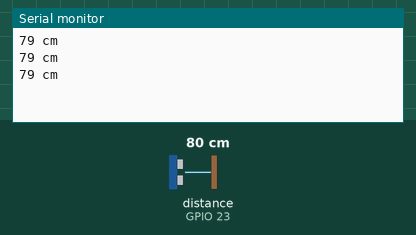
The sketch below on a simulated ESP32. On the bench: the last lines printed to the serial monitor. Wiring (inferred from the names in the program): ultrasonic range finder: trigger GPIO 22; echo GPIO 23. Inputs (shaded band) come from the test bench; at power-on: distance to the obstacle (sensor on GPIO 23) 80 cm. The echo pulse lasts 58.3 µs per cm.

Above: at 1.8 s.
1.9 s: distance to the obstacle (sensor on GPIO 23) set to 2 cm
At 2.4 s:
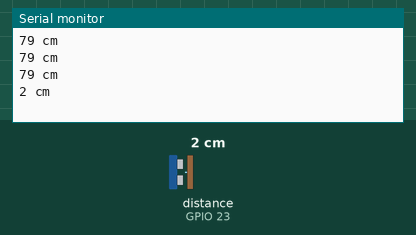
3.4 s: distance to the obstacle (sensor on GPIO 23) set to 4 cm
At 3.9 s:
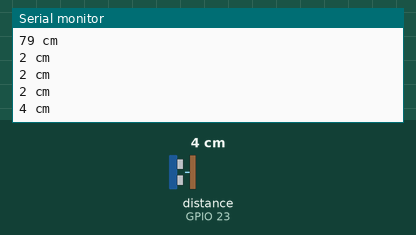
Timing chart, 0 to 6.4 s (numbered marks = the images above; inputs shaded):
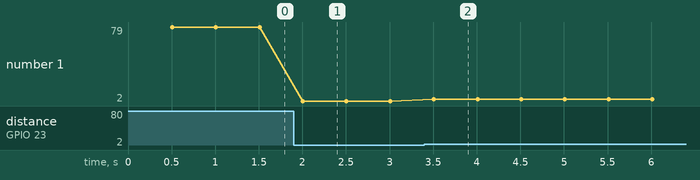

Measured:
- after the input at 1.9 s, the serial monitor: prints a new line after 0.10 s (image 1)
- after the input at 3.4 s, the serial monitor: prints a new line after 0.11 s (image 2)
- plotted number 1: 79 → 2 after the input at 1.9 s, 2 → 4 after the input at 3.4 s

The sketch:

ultrassom.ino
```cpp
//biblioteca para utilizar o esp 32 no IDE do arduino
#include <dummy.h>


//pinos para o ultrassom da frente do carrinho
const uint8_t trig_pin = 22;
const uint8_t echo_pin = 23;

uint32_t print_timer;

//biblioteca para capturar a distancia do objeto ao ultrassom
void distancia_ultrassom(const uint8_t trig,const uint8_t echo);

void setup() {
  //comunicaçao serial a 9600
  Serial.begin(9600);
  //configuraçoes iniciais para os pinos do sensor ultrassom
  pinMode(trig_pin, OUTPUT);
  pinMode(echo_pin, INPUT);
  digitalWrite(trig_pin, LOW);
}

void loop() {
  //biblioteca para calcular a distancia usando o sensor ultrassom
  distancia_ultrassom(trig_pin, echo_pin);
}


void distancia_ultrassom(const uint8_t trig, const uint8_t echo) {
  // Espera 0,5s (500ms) entre medições.
  if (millis() - print_timer > 500) {
    print_timer = millis();

    // Pulso de 5V por pelo menos 10us para iniciar medição.
    digitalWrite(trig_pin, HIGH);
    delayMicroseconds(11);
    digitalWrite(trig_pin, LOW);

    /* Mede quanto tempo o pino de echo ficou no estado alto, ou seja,
      o tempo de propagação da onda. */
    uint32_t pulse_time = pulseIn(echo_pin, HIGH);

    /* A distância entre o sensor ultrassom e o objeto será proporcional a velocidade
      do som no meio e a metade do tempo de propagação. Para o ar na
      temperatura ambiente Vsom = 0,0343 cm/us. */
    //pode ser double distance tbm, mas nao ha a necessidade para este projeto
    int distance = 0.01715 * pulse_time;
    Serial.print(distance);
    Serial.println(" cm");


  }
}
```
